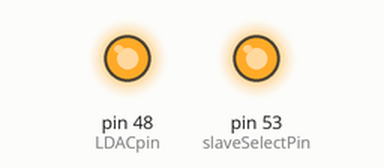
Recording of a sketch running on a simulated Arduino Mega 2560, built with avr-gcc and run on an emulated ATmega2560. Shown: output pins drawn as LEDs (lit = HIGH). What the sketch prints to the serial monitor is not drawn.

Above: at 0.1 s.
Timing chart, 0 to 1.6 s (numbered marks = the images above):
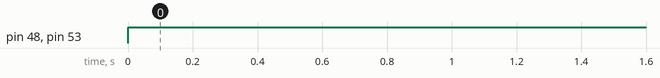

The sketch:

Pruebas_DAC.ino
```cpp
#include <SPI.h>
#include <math.h>

//
const int slaveSelectPin = 53;
const int LDACpin = 48;


const unsigned short CanalD = 0x3000;


//Inicialización
unsigned short Level = 0x0000;
unsigned short sRF=0x0000;
byte r[2];


void setup() {
  Serial.begin(57600);
  //Serial.println(ADC_STEPS);

   // Inicializar pines
  pinMode(slaveSelectPin, OUTPUT);
  pinMode(LDACpin, OUTPUT);
  digitalWrite(slaveSelectPin, HIGH); // Asegurar que el esclavo esté desactivado
  digitalWrite(LDACpin, HIGH);

}

void loop() {


  // Inicializar SPI
  SPI.begin();
  SPI.beginTransaction (SPISettings (8000000, MSBFIRST, SPI_MODE0));

  sRF = Level | CanalD;

  //Escritura

  digitalWrite(slaveSelectPin, LOW);
  r[0] = SPI.transfer (highByte(sRF));
  r[1] = SPI.transfer (lowByte(sRF));
  digitalWrite(slaveSelectPin, HIGH);
  digitalWrite(LDACpin, LOW);
  delay(0.1);
  digitalWrite(LDACpin, HIGH);
  Serial.println(Level);

  SPI.endTransaction();

  delay(5000);

  if (Level < 4000) {
  Level = Level + 250;
  }
}
```

Measured:
- by itself, pin 48 (LDACpin), pin 53 (slaveSelectPin): LOW → HIGH at 0.00 s
